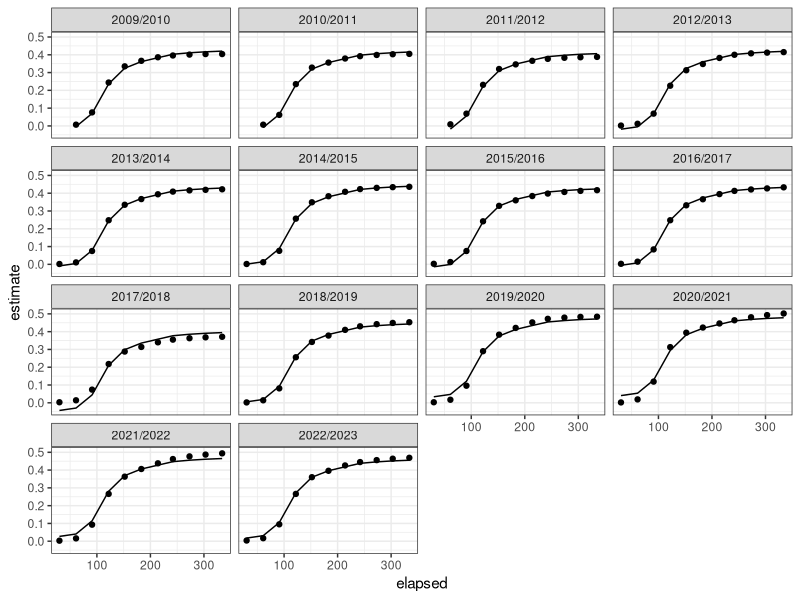
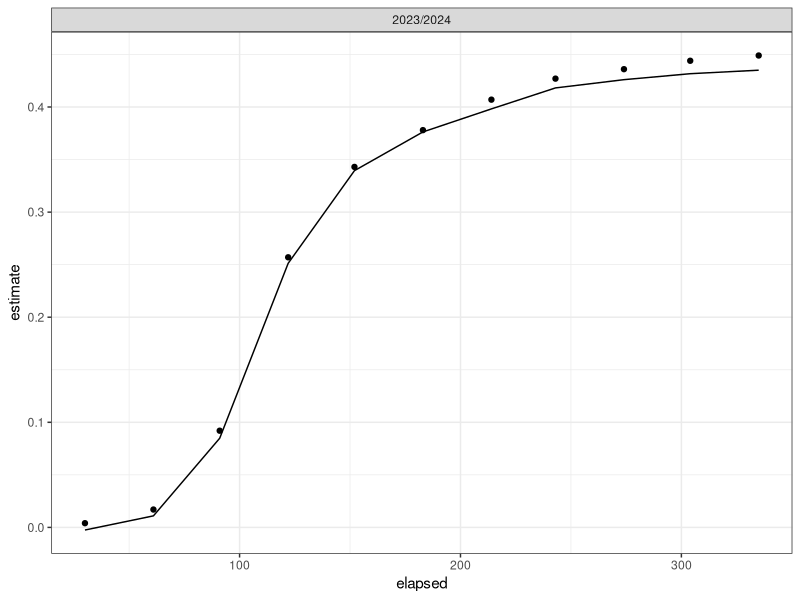
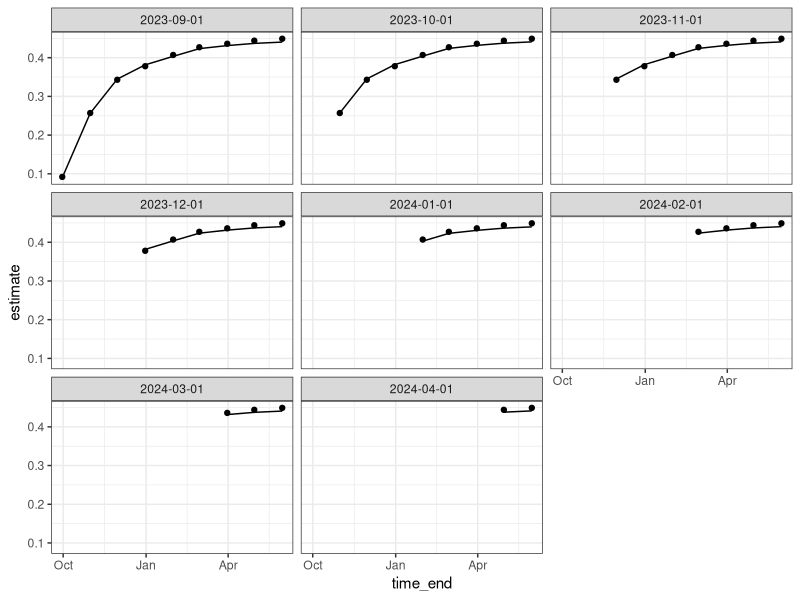
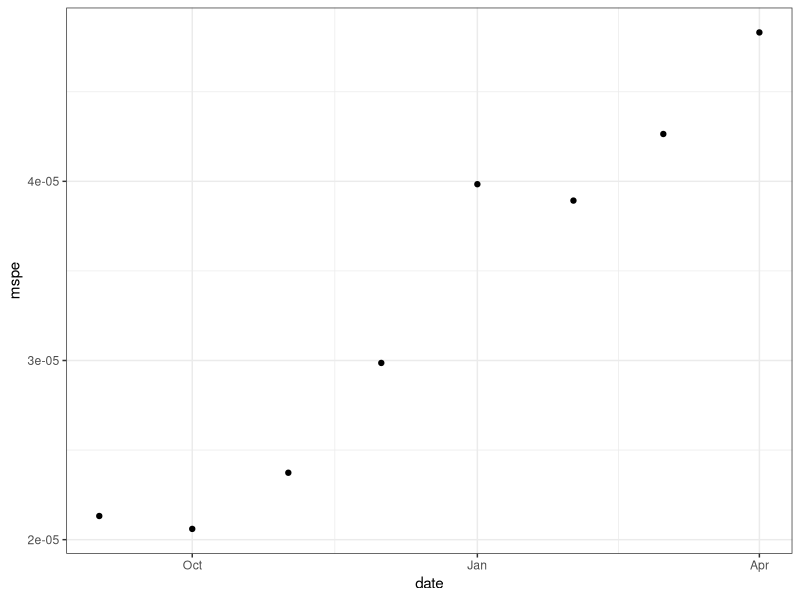
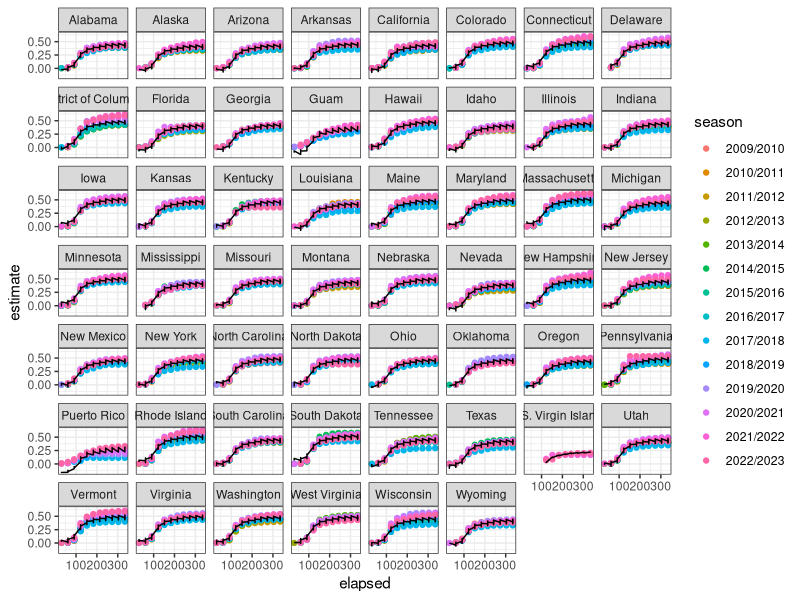
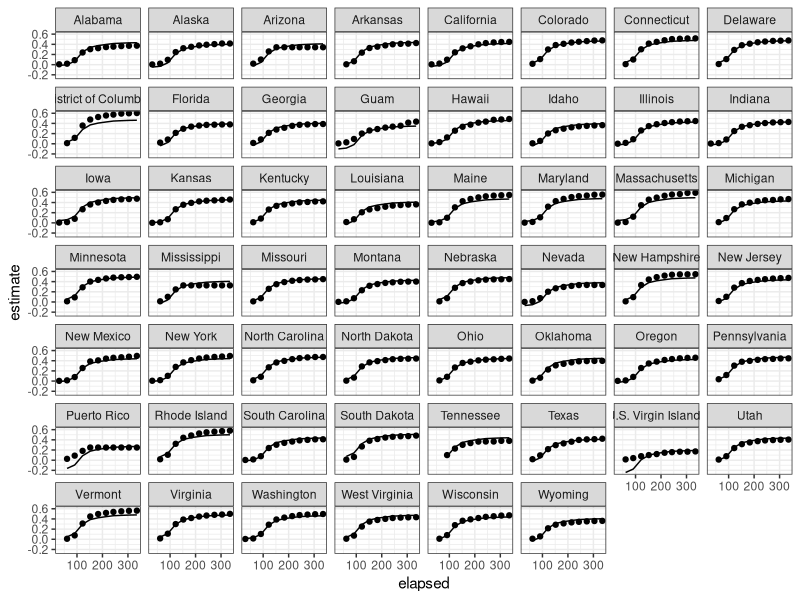

R code for these plots, in order:
## ---- chunk 1
knitr::opts_chunk$set(echo = TRUE)
## ---- chunk 2
rm(list=ls())
library(dplyr)
library(ggplot2)
library(mgcv)

### national flu data ###
nis <- read.csv("data/nis_flu_national.csv")
head(nis)
nis$time_end = as.Date(nis$time_end)

nis %>%
  mutate(time_end=as.Date(time_end),
         season_start_year= gsub("(\\d{4})/\\d{4}","\\1",season)) %>%
  mutate(season_start=as.Date(paste0(season_start_year,"-07-01"))) %>%
  mutate(elapsed=as.numeric(time_end-season_start))%>%
  mutate(season=factor(season))%>%
  select(-season_start_year) -> nis

train_end <- as.Date("2023-07-01")

nis %>%
  filter(time_end < train_end) -> nis_train

nis %>%
  filter(time_end >= train_end) -> nis_test

## ---- chunk 3
nis_gam <- gam(estimate ~ s(elapsed,bs="bs") + s(season,bs="re"),data=nis_train,method="REML")
## ---- chunk 4

nis_test$pred <- predict(nis_gam,type="response",newdata=nis_test)

## ---- chunk 5
#### compare with train data ####
nis_train$fitted <- nis_gam$fitted.values

nis_train %>%
  ggplot() + 
  geom_point(aes(x=elapsed,y=estimate)) + 
  geom_line(aes(x=elapsed,y=fitted)) + 
  facet_wrap(season~.) +
  theme_bw()
## ---- chunk 6
nis_test %>%
  ggplot() + 
  geom_point(aes(x=elapsed,y=estimate)) +
  geom_line(aes(x=elapsed,y=pred))+
  facet_wrap(season~.) +
  theme_bw()
## ---- chunk 7

### retrospective forecasting ###
retro_gam <- function(forecast_start,data) {
  train <- data %>%
    filter(time_end < forecast_start)
  test <- data %>%
    filter(time_end >= forecast_start)
  
  gam_fit <- gam(estimate ~ s(elapsed,bs="bs") +s(season,bs="re"),data=train, method="REML")
  test$pred <- predict(gam_fit,type="response",newdata=test)
  
  return(test)
}

forecast_starts <- seq(as.Date("2023-09-01"),as.Date("2024-04-01"),"1 month")

all_preds <- lapply(1:length(forecast_starts),function(x) {
  retro_gam(forecast_start = forecast_starts[x],data=nis)
})

names(all_preds) <- forecast_starts
all_pred_df <- plyr::ldply(all_preds)

ggplot(all_pred_df) +
  geom_point(aes(x=time_end,y=estimate)) + 
  geom_line(aes(x=time_end,y=pred))+
  facet_wrap(.id~.) + 
  theme_bw()
## ---- chunk 8
mspe <- function(data, pred) {
  mean((data-pred)^2)
}

retro_mspe <- sapply(1:length(all_preds),function(x) {
  mspe(all_preds[[x]]$estimate,all_preds[[x]]$pred)
})

mspe_df <- data.frame(date=forecast_starts,
                      mspe=retro_mspe)

mspe_df %>%
  ggplot() + 
  geom_point(aes(x=date,y=mspe))+
  theme_bw()
## ---- chunk 9
nis_state <- read.csv("data/nis_flu_states.csv")

nis_state %>%
  mutate(time_end=as.Date(time_end),
         season_start_year= gsub("(\\d{4})/\\d{4}","\\1",season)) %>%
  mutate(season_start=as.Date(paste0(season_start_year,"-07-01"))) %>%
  mutate(elapsed=as.numeric(time_end-season_start))%>%
  mutate(geography=factor(geography),season=factor(season))%>%
  select(-season_start_year) -> nis_state

nis_state %>%
  filter(time_end < train_end) -> nis_state_train

nis_state %>%
  filter(time_end >= train_end) -> nis_state_test

## ---- chunk 10
nis_state_gam <- gam(estimate ~ s(elapsed,bs="bs") + s(geography, bs="re") + 
                      s(season, bs="re"),
                  data=nis_state_train,method="REML")
## ---- chunk 11
nis_state_train$fitted <- nis_state_gam$fitted.values
nis_state_test$pred <- predict(nis_state_gam,newdata=nis_state_test,type="response")
## ---- chunk 12
ggplot(nis_state_train) + 
  geom_point(aes(x=elapsed,y=estimate,color=season)) + 
  geom_line(aes(x=elapsed,y=fitted))+
  facet_wrap(geography~.)+
  theme_bw()
## ---- chunk 13
ggplot(nis_state_test) +
  geom_point(aes(x=elapsed,y=estimate)) + 
  geom_line(aes(x=elapsed,y=pred)) +
  facet_wrap(geography~.) + 
  theme_bw()
